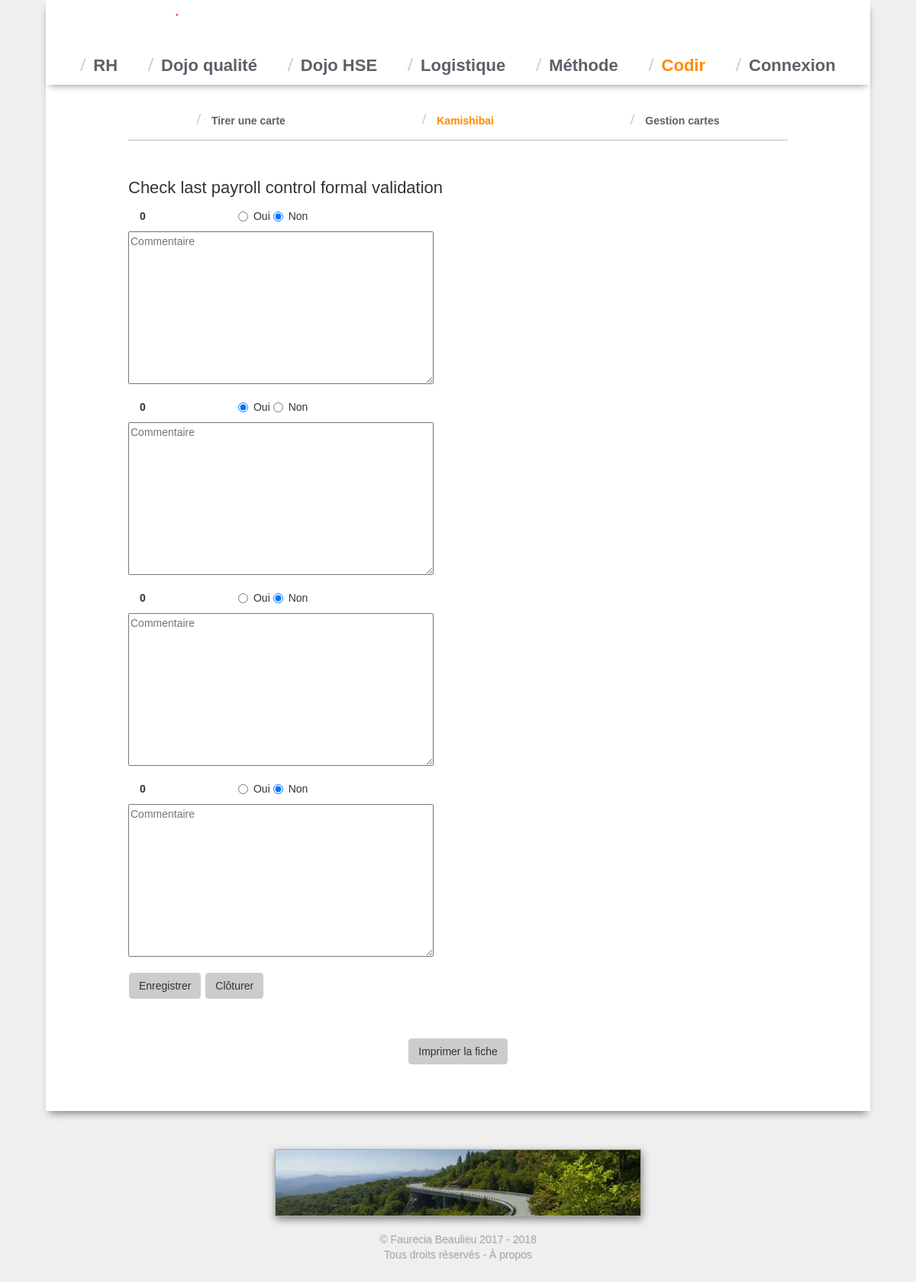
Screenshot of /codir/kamishibai/reponse.php?id=1 with the database file from the repository.
### tables this page shows
CREATE TABLE `codir_kamishibai_reponse` (
  `id` int(11) NOT NULL,
  `kamishibai` int(11) NOT NULL,
  `profil` int(11) NOT NULL,
  `reponse1` tinyint(4) NOT NULL DEFAULT '-1',
  `reponse2` tinyint(4) NOT NULL DEFAULT '-1',
  `reponse3` tinyint(4) NOT NULL DEFAULT '-1',
  `reponse4` tinyint(4) NOT NULL DEFAULT '-1',
  `commentaire1` text NOT NULL,
  `commentaire2` text NOT NULL,
  `commentaire3` text NOT NULL,
  `commentaire4` text NOT NULL,
  `cloture` tinyint(4) NOT NULL,
  `date_cloture` date NOT NULL
);

CREATE TABLE `codir_kamishibai` (
  `id` int(11) NOT NULL,
  `ligne` varchar(255) NOT NULL,
  `titre` text NOT NULL,
  `question1` text NOT NULL,
  `question2` text NOT NULL,
  `question3` text NOT NULL,
  `question4` text NOT NULL
);

### codir/kamishibai/reponse.php (the view, shortened to what this page needs)
<?php
include_once "../../needed.php";
include_once "../needed.php";
$Query = $bdd->prepare('SELECT codir_kamishibai_reponse.id as id_reponse,
    codir_kamishibai_reponse.reponse1 as reponse1, codir_kamishibai_reponse.reponse2 as reponse2,
    codir_kamishibai_reponse.reponse3 as reponse3,  codir_kamishibai_reponse.reponse4 as reponse4,
    codir_kamishibai_reponse.commentaire1 as commentaire1, codir_kamishibai_reponse.commentaire2 as commentaire2,
    codir_kamishibai_reponse.commentaire3 as commentaire3,  codir_kamishibai_reponse.commentaire4 as commentaire4,
     codir_kamishibai.*, profil.*  FROM codir_kamishibai_reponse
    LEFT JOIN codir_kamishibai ON codir_kamishibai.id = codir_kamishibai_reponse.kamishibai
    LEFT JOIN profil ON profil.id = codir_kamishibai_reponse.profil
    WHERE codir_kamishibai_reponse.id = ?');
$Query->execute(array($_GET['id']));
$Data = $Query->fetch();
?>
<h4><?php echo $Data['titre']?></h4>
<form method="post">
    <div class="form-group">
        <label class="control-label col-sm-2" for="reponse1"><?php echo $Data['question1']; ?></label>
        <div class="radio">
            <label><input value="1" type="radio" name="reponse1" <?php if($Data['reponse1'] == 1){echo 'checked';}?>>Oui</label>
            <label><input value="0" type="radio" name="reponse1" <?php if($Data['reponse1'] == 0){echo 'checked';}?>>Non</label>
        </div>
        <textarea name="commentaire1" placeholder="Commentaire"><?php echo $Data['commentaire1']?></textarea>
    </div>
    <div class="form-group">
        <label class="control-label col-sm-2" for="reponse2"><?php echo $Data['question2']; ?></label>
        <div class="radio">
            <label><input value="1" type="radio" name="reponse2" <?php if($Data['reponse2'] == 1){echo 'checked';}?>>Oui</label>
            <label><input value="0" type="radio" name="reponse2" <?php if($Data['reponse2'] == 0){echo 'checked';}?>>Non</label>
        </div>
        <textarea name="commentaire2" placeholder="Commentaire"><?php echo $Data['commentaire2']?></textarea>
    </div>
    <div class="form-group">
        <label class="control-label col-sm-2" for="reponse3"><?php echo $Data['question3']; ?></label>
        <div class="radio">
            <label><input value="1" type="radio" name="reponse3" <?php if($Data['reponse3'] == 1){echo 'checked';}?>>Oui</label>
            <label><input value="0" type="radio" name="reponse3" <?php if($Data['reponse3'] == 0){echo 'checked';}?>>Non</label>
        </div>
        <textarea name="commentaire3" placeholder="Commentaire"><?php echo $Data['commentaire3']?></textarea>
    </div>
    <div class="form-group">
        <label class="control-label col-sm-2" for="reponse4"><?php echo $Data['question4']; ?></label>
        <div class="radio">
            <label><input value="1" type="radio" name="reponse4" <?php if($Data['reponse4'] == 1){echo 'checked';}?>>Oui</label>
            <label><input value="0" type="radio" name="reponse4" <?php if($Data['reponse4'] == 0){echo 'checked';}?>>Non</label>
        </div>
        <textarea name="commentaire4" placeholder="Commentaire"><?php echo $Data['commentaire4']?></textarea>
    </div>
    <button type="submit" name="submit" id="submit" class="btn btn-default">Enregistrer
    </button>
    <button type="submit" onclick="return confirm('Êtes-vous sûr de vouloir clôturer cette fiche ? ')" name="submit_cloturer" id="submit_cloturer" class="btn btn-default">Clôturer
    </button>
</form>
<div class="col-md text-center" style="margin: 50px;">
    <a href="imprimer_fiche.php?id=<?php echo $_GET["id"]; ?>" class="btn btn-default">Imprimer la fiche</a>
</div>

### css/base.css (style rules this page uses)
body { background-color: #efefef; font-family: 'clio', helvetica, sans-serif; }
.btn-default { border-color:#ccc; background-color: #ccc; margin: 1px; }
h4 { font-size: 22px; margin-bottom: 15px; }

### codir/kamishibai/reponse.php (style rules this page uses)
textarea { width:400px; height:200px; }

### rows the page displays
codir_kamishibai_reponse: codir_kamishibai.titre "Check last payroll control formal validation", codir_kamishibai.question1 "0", reponse1 "☐ Oui", reponse1 "☑ Non", codir_kamishibai.question2 "0", reponse2 "☑ Oui", reponse2 "☐ Non", codir_kamishibai.question3 "0", reponse3 "☐ Oui", reponse3 "☑ Non", codir_kamishibai.question4 "0", reponse4 "☐ Oui", reponse4 "☑ Non"
